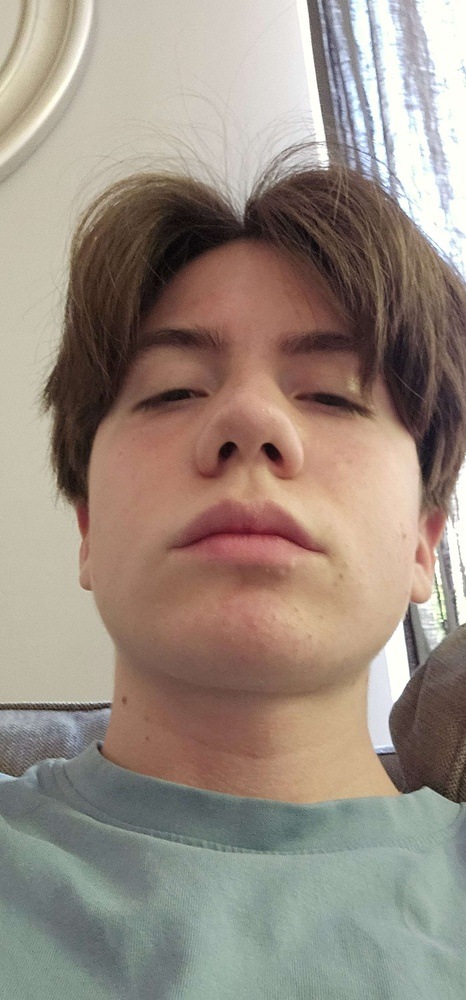
#> input picture Portfolio/mzdj.jpg, 466 x 1000 px, shrunk from 1580 x 3392 before the run
$ python crop_face.py
#> lines starting #> are read from the running program, lines starting #| are printed output that depends on the picture
from PIL import Image
import os

try:
    img_path = 'mzdj.jpg'
    out_path = 'mzdj_face.jpg'

    img = Image.open(img_path)
#> img is the input picture: PIL image 466x1000 RGB; mean R, G, B 153.4, 140.4, 129
    width, height = img.size
#> width = 466; height = 1000

    # We want a square crop, zoomed in.
    # Let's take a larger portion to zoom out slightly
    crop_size = min(width, height) * 0.70
#> crop_size = 326.2

    # Assume face is centered horizontally
    left = (width - crop_size) / 2
#> left = 69.9
    right = left + crop_size
#> right = 396.1

    # Assume face is somewhat near the top
    top = (height - crop_size) * 0.35
#> top = 235.8
    bottom = top + crop_size
#> bottom = 562

    cropped = img.crop((left, top, right, bottom))
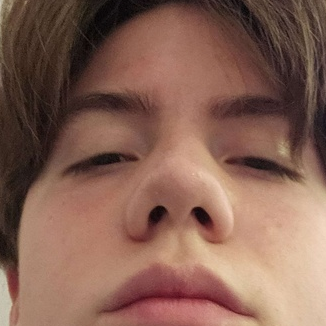
#> cropped: PIL image 326x326 RGB; mean R, G, B 134, 97.5, 83.5

    # Save the cropped image
    cropped.save(out_path, quality=95)
    print(f"Successfully cropped image and saved as {out_path}")

except Exception as e:
    print(f"Error: {e}")

$ run again, with Portfolio/atlastoby.jpg copied over Portfolio/mzdj.jpg
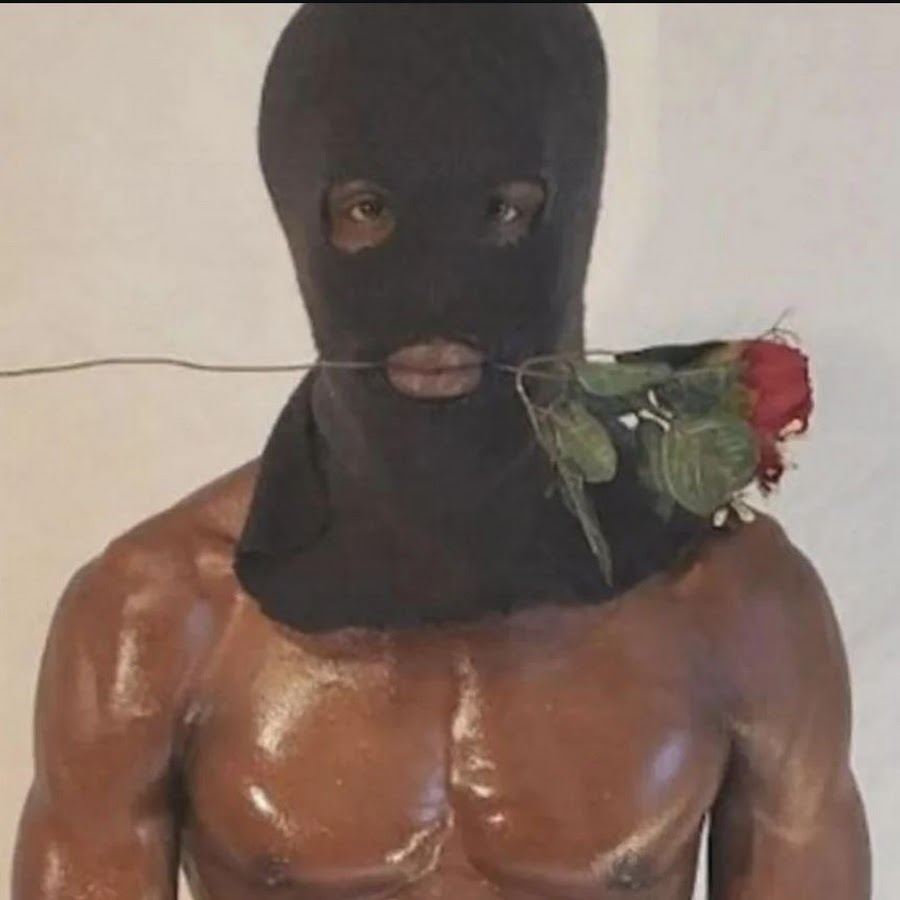
#> input picture Portfolio/atlastoby.jpg, 900 x 900 px
#> img is the input picture: PIL image 900x900 RGB; mean R, G, B 137.3, 119, 109.1
#> `cropped = img.crop((left, top, right, bottom))`:
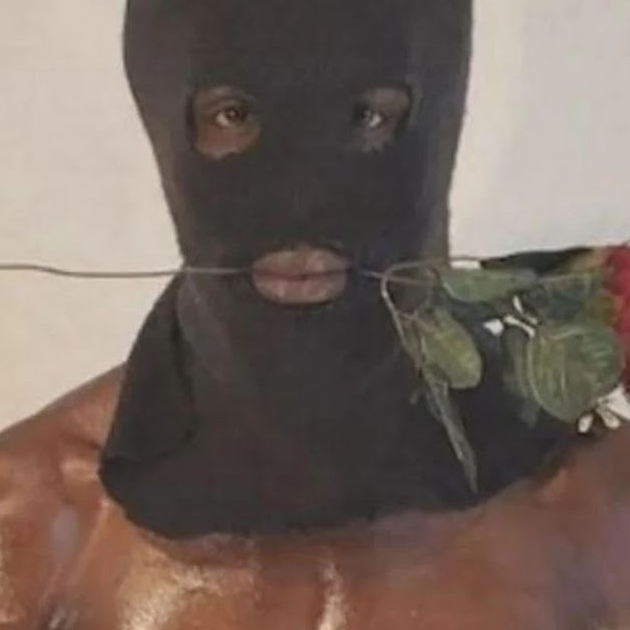
#> cropped: PIL image 630x630 RGB; mean R, G, B 116.1, 102, 94.2

$ run again, with Portfolio/boniek1.jpg copied over Portfolio/mzdj.jpg
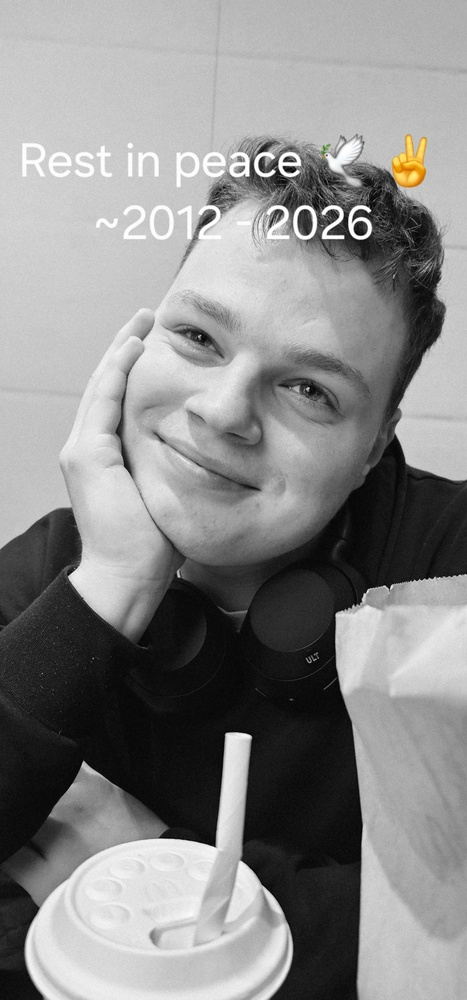
#> input picture Portfolio/boniek1.jpg, 467 x 1000 px, shrunk from 1868 x 4000 before the run
#> img is the input picture: PIL image 467x1000 RGB; mean R, G, B 138, 137.8, 137.5
#> `cropped = img.crop((left, top, right, bottom))`:
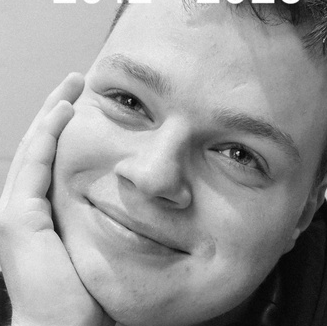
#> cropped: PIL image 327x326 RGB; min 3, max 255, mean 153.7
